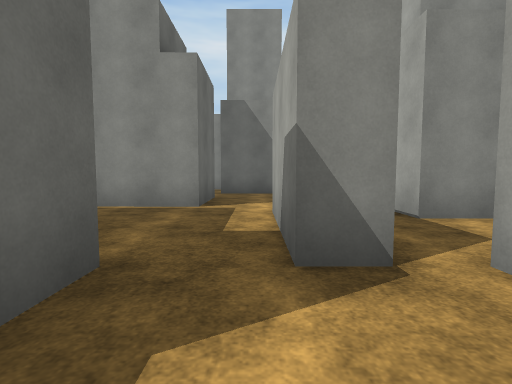
View 1 (above)

18 first-person views from a walk through a 3-D level made in the Unity game engine. The camera is 1.2 m above the floor, tilts 4° down and sees 85° across. The floor is counted in squares, 2 m on a side. Each view is taken from the middle of a square. On the plan, view 1 faces up. The plan holds only what a view shows up to about 9 squares ahead; the rest is blank. The player is left out. Some surface patterns are stand-ins.

View 2
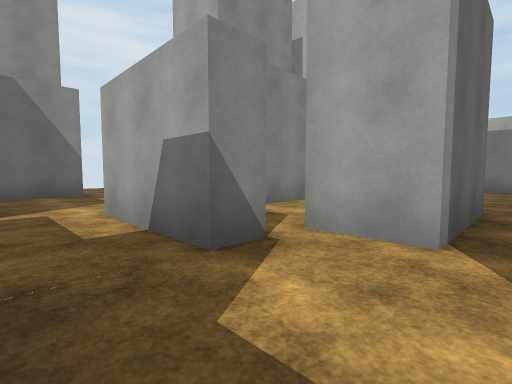

View 3
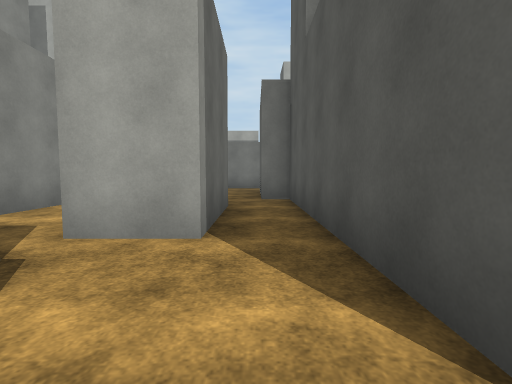

View 4
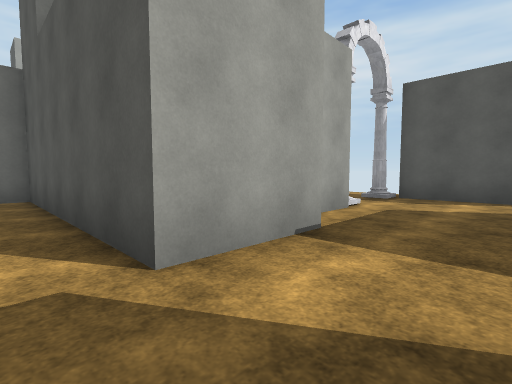

View 5
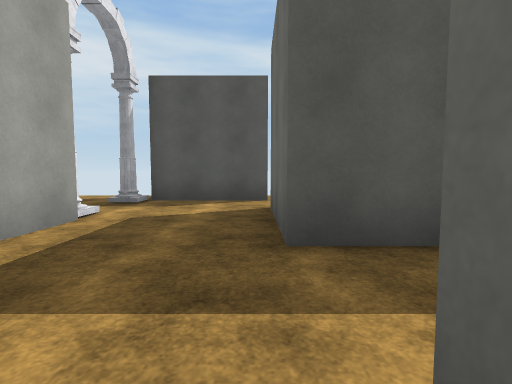

View 6
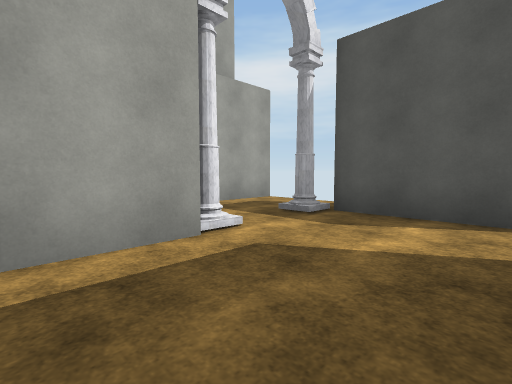

View 7
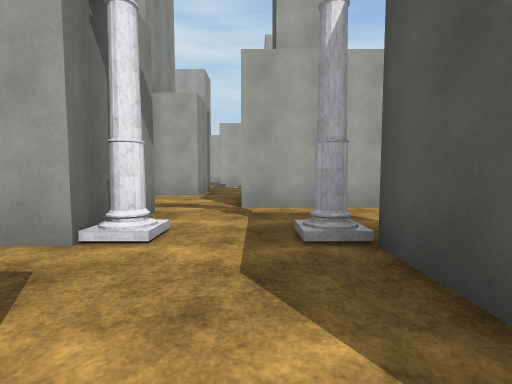

View 8
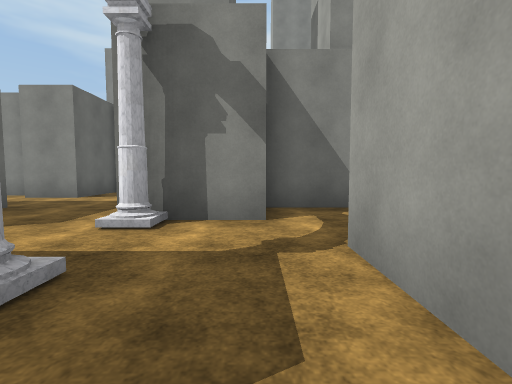

View 9
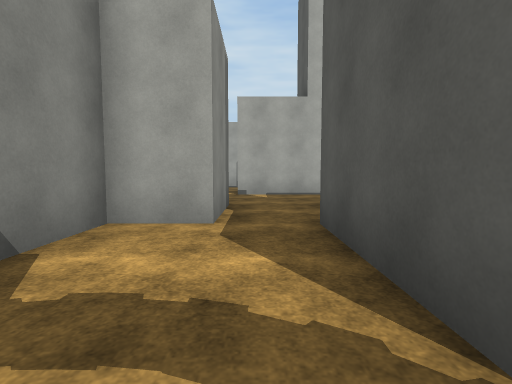

View 10
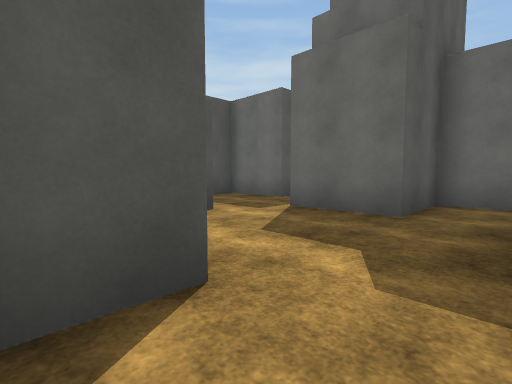

View 11
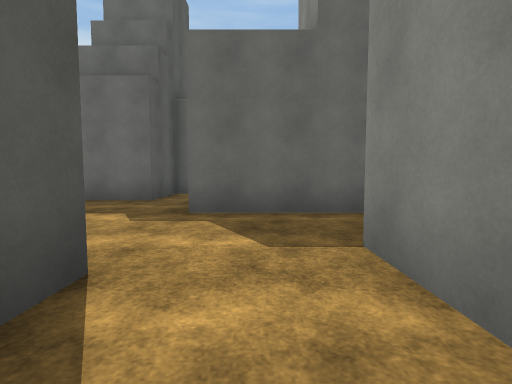

View 12
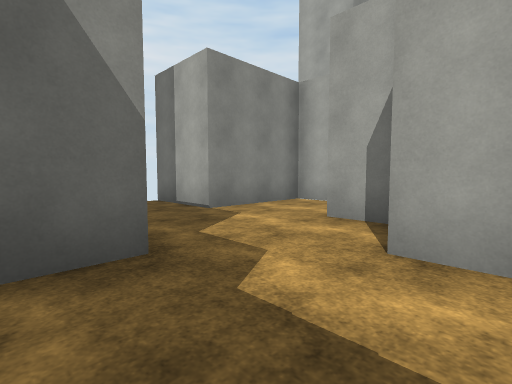

View 13
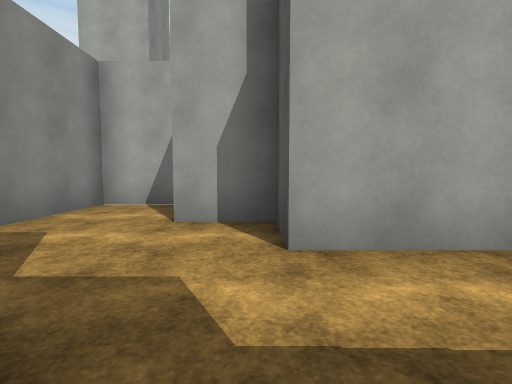

View 14
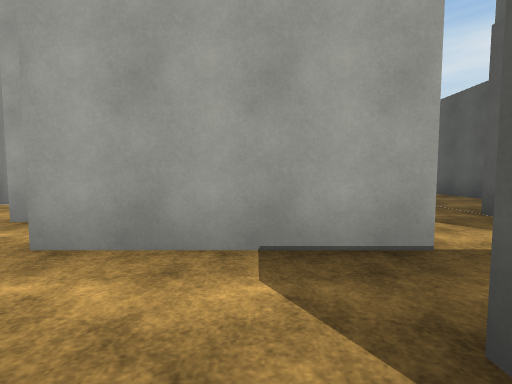

View 15
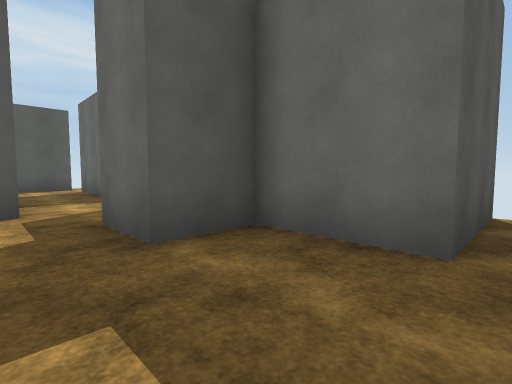

View 16
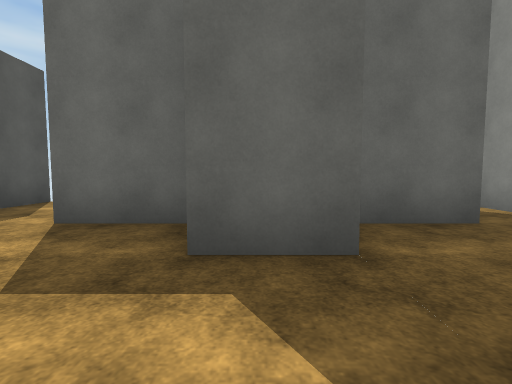

View 17
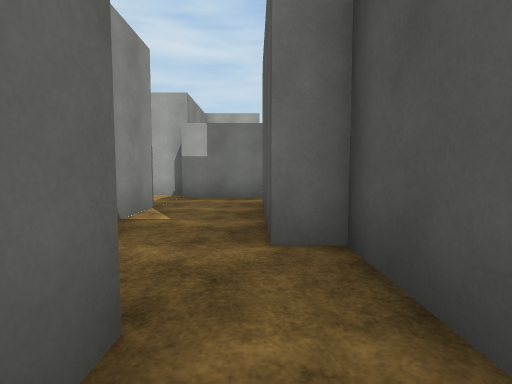

View 18
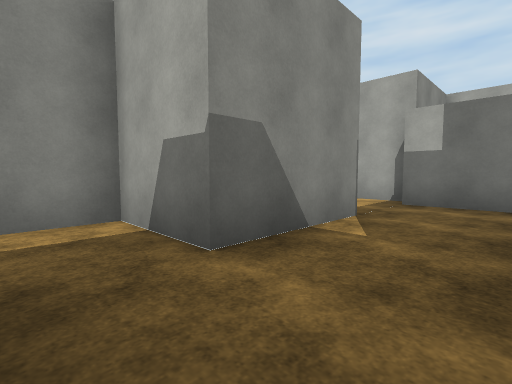

### Floor plan
Points are (right, up) in squares from view 1. A wall is a line through its corners. A room is listed if a view was taken in it or the views show most of it. See-through windows are left out.
Room 1 (views 1, 2, 3, 4, 15, 16)
walls: (-2.3, 0.5) (-2.3, -0.4); (1, 1.7) (0.2, 1.7) (0.2, 4.2); (-0.4, -0.8) (1.6, -0.8); (-1, 4.9) (-3.9, 4.9); (1.5, 0.5) (1.5, 1.8); (-4.8, 3.6) (-2.3, 3.6) (-2.3, 1.8) (-1, 1.8) (-1, 0.5)
ways out: opening at (-1.5, -1) to room 2; opening at (0, 5.5) to room 5; opening at (2, 0) to room 6
Room 2 (views 5, 6, 7, 8)
walls: (-0.4, -2.8) (-0.4, -0.8); (2.1, -4.5) (0.2, -4.5) (0.2, -3); (-2.2, -7) (0.2, -7); (-2.3, -0.4) (-2.3, -1.4) (-3.5, -1.4); (-4.8, -3.2) (-2.3, -3.2) (-2.3, -5.8); (-4, -0.8) (-4.5, -0.8); (2.8, -8.2) (2.8, -5.8)
ways out: opening at (-1.5, -1) to room 1; opening at (2, -5) to room 3
Room 3 (view 9)
walls: (5.3, -4.5) (5.3, -3.3) (2.1, -3.3); (2.8, -5.8) (5.2, -5.8)
ways out: opening at (2, -5) to room 2; opening at (6, -5)
Room 4 (views 10, 11)
walls: (3.4, 8) (4, 8); (5.3, 8.5) (5.3, 9.9) (2.8, 9.9) (2.8, 11.8); (0.9, 10.6) (0.9, 8)
ways out: opening at (2.5, 8) to room 5
Room 5 (views 12, 13, 14)
walls: (0.2, 4.2) (1, 4.2); (0.9, 8) (-1, 8); (-1, 6.8) (-1, 4.9); (2.1, 3.6) (2.1, 6.8) (3.4, 6.8) (3.4, 8)
ways out: opening at (0, 5.5) to room 1; opening at (2.5, 8) to room 4; opening at (-1, 7) to room 8
Room 6 (views 17, 18)
walls: (5.3, 1.7) (5.3, 3.6) (2.1, 3.6); (4, 0.5) (1.5, 0.5); (1.6, -0.8) (5.3, -0.8) (5.3, -0.1)
ways out: opening at (2, 0) to room 1; opening at (6, 1) to room 7
Room 7 (no view inside)
walls: (7.9, 1.7) (5.3, 1.7); (9.6, -0.2) (9.6, 1.8); (10.3, 1.9) (10.3, 3); (5.3, -0.1) (8, -0.1)
ways out: opening at (6, 1) to room 6; opening at (9, 0)
Room 8 (no view inside)
walls: (-2.9, 7.9) (-2.9, 6.8) (-1, 6.8)
ways out: opening at (-1, 7) to room 5; opening at (-2, 8)

Positions as (right, up) in squares from view 1, and headings:
1: (0, 0), facing up
2: (-1, 0), facing up-right
3: (-1, 0), facing right
4: (-2, 0), facing down-right
5: (-2, -1), facing down
6: (-2, -3), facing down-right
7: (-2, -6), facing right
8: (2, -8), facing up
9: (2, -5), facing right
10: (3, 8), facing down-left
11: (5, 9), facing left
12: (0, 6), facing up-right
13: (0, 7), facing right
14: (0, 5), facing right
15: (0, 4), facing down-left
16: (1, 1), facing left
17: (3, 0), facing right
18: (4, 0), facing up-right
